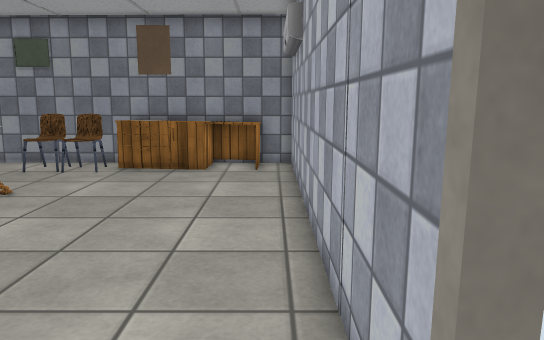
View 1 (above)

13 first-person views from a walk through a scene from a Unity 3-D project. The camera is 1.3 m above the floor, tilts 10° down and sees 70° across. Doors are open. The floor is counted in squares, 0.5 m on a side. Each view is taken from the middle of a square. On the plan, view 1 faces up. The plan holds only what a view shows up to about 20 squares ahead; the rest is blank. The place goes on beyond the plan. The player character is not drawn. Some animated figures are not drawn. Some surface patterns are stand-ins.

View 2
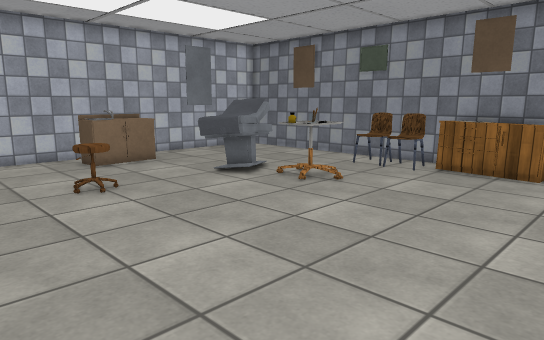

View 3
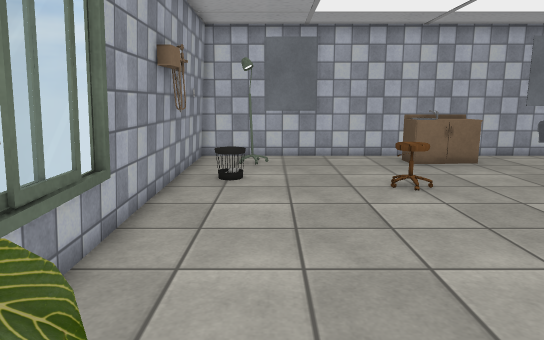

View 4
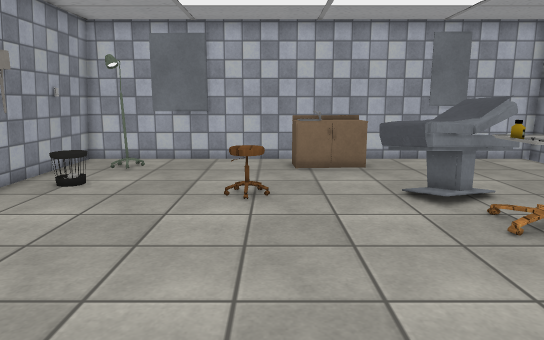

View 5
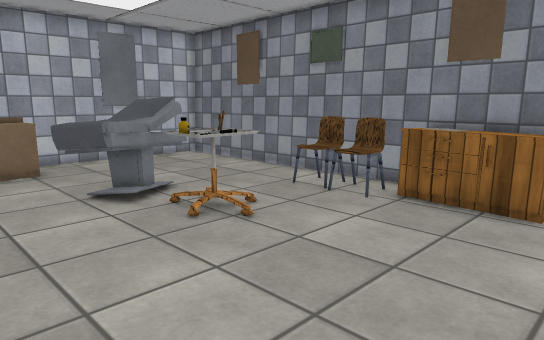

View 6
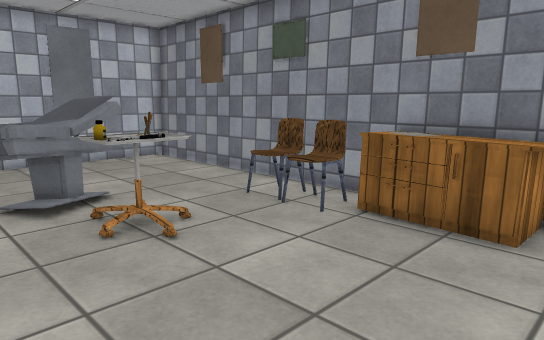

View 7
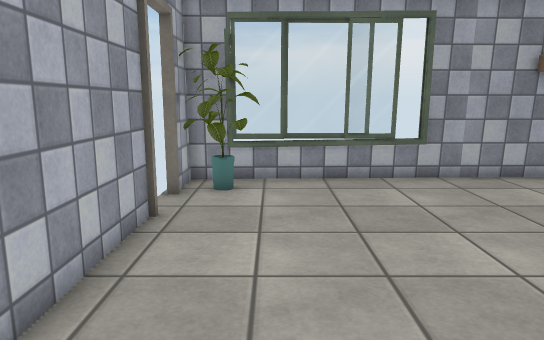

View 8
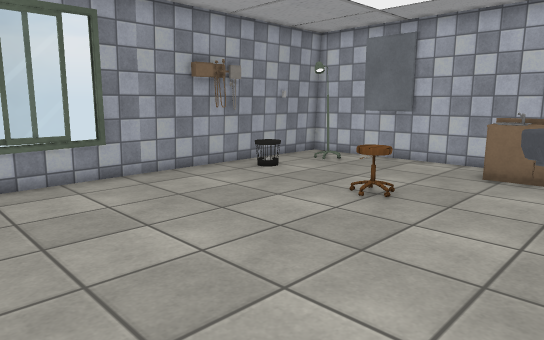

View 9
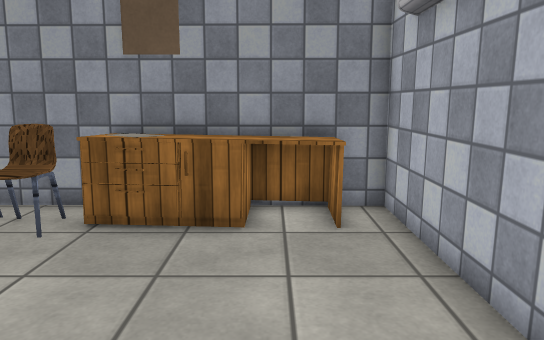

View 10
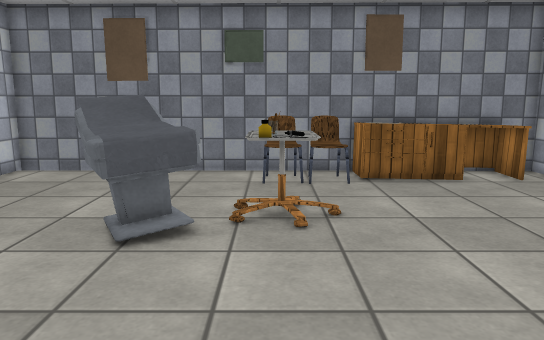

View 11
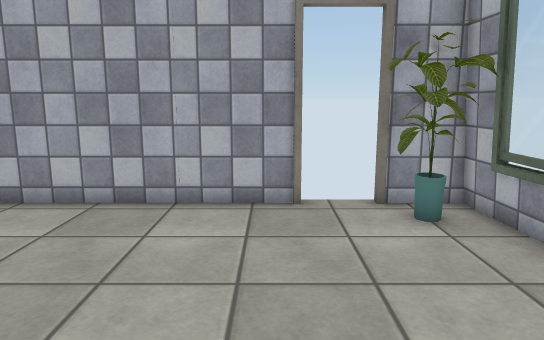

View 12
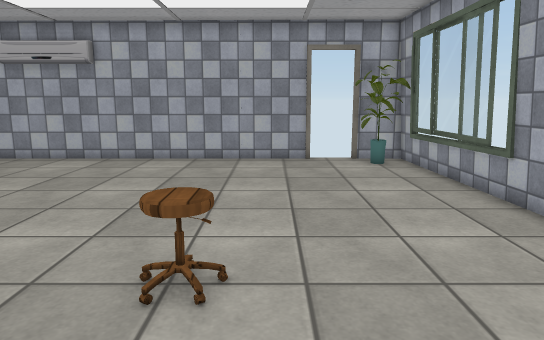

View 13
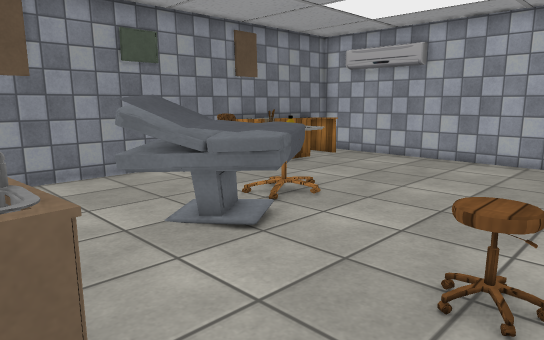

### Floor plan
Points are (right, up) in squares from view 1. A wall is a line through its corners. A room is listed if a view was taken in it or the views show most of it. See-through windows are left out.
Room 1 (views 1, 2, 3, 4, 5, 6, 7, 8, 9, 10, 11, 12, 13)
walls: (-11.5, -3.2) (0.8, -2.8) (0.8, -0.9); (0.8, 1.4) (0.8, 16.6) (-18.7, 16.9) (-18.7, -3.4) (-16.3, -3.4); (-15.4, -3.3) (-13.3, -3.3)
ways out: gap at (1, 0)
objects: lamp (-17, -1); sink (-17, 6) to (-16, 7); other object (-17, 8) to (-16, 9); other object (-13, -3); other object (-13, 8) to (-10, 12); other object (-13, 12); other object (-12, -3); stool (-12, 4) to (-11, 5); other object (-12, 10); other object (-11, 8); table (-10, 10) to (-8, 12); chair (-9, 14) to (-9, 16); chair (-8, 14) to (-7, 15); other object (-6, 15) to (-1, 16); plant (-1, -2) to (0, -1)

Where each view was taken, in squares from view 1:
view 1: 0 up, 0 right, facing up
view 2: 0 up, 0 right, facing up-left
view 3: 0 up, 0 right, facing left
view 4: 5 up, 1 left, facing left
view 5: 5 up, 1 left, facing up-left
view 6: 7 up, 1 left, facing up-left
view 7: 10 up, 2 left, facing down
view 8: 10 up, 2 left, facing down-left
view 9: 7 up, 2 left, facing up
view 10: 2 up, 9 left, facing up
view 11: 2 up, 9 left, facing right
view 12: 3 up, 17 left, facing right
view 13: 3 up, 17 left, facing up-right
